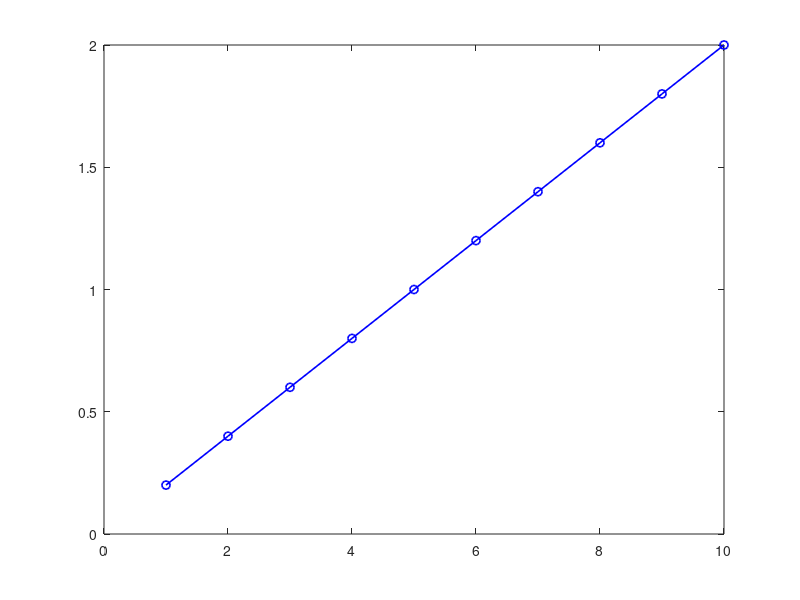

Reproduce this figure in MATLAB. (Note: this script raises an error after producing the figure.)
%%
% Example 8.1: Ohm’s Law
% Ohm's Law: V=IR
% Voltage, V=[1:10]
% Resistance, R=5 ohms
% Plot voltage vs current
V=1:10; R=5;
I=V/R;
plot(V,I,'o-b','LineWidth',1.2);
xlabel('Voltage','Volt');
ylabel('Current','Amp');
title('Ohms Law');
grid on;

%%
% Example 8.2: Equivalent Resistance
% R1 + (R2||R3)
R1=10; R2=5; R3=4;
Equivalent_R= R1+((R2*R3)/(R2+R3));
fprintf('Equivalent resistance: %f', Equivalent_R);